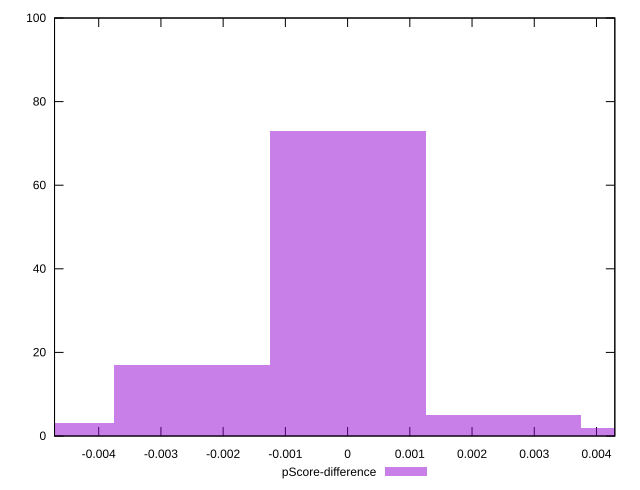

This figure's gnuplot source:
reset

$pScoreDifference <<EOF
-0.0025048696604724253 17
-0.005009739320944851 3
0 73
0.0025048696604724253 5
0.005009739320944851 2
EOF

set key outside below
set boxwidth 0.0025048696604724253
set xrange [-0.004709956350092748:0.004294733694985897]
set yrange [0:100]
set trange [0:100]
set style fill transparent solid 0.5 noborder
set terminal svg size 640, 490 enhanced background rgb 'white'
set output "report_00019_2021-02-10T18-14-37.922Z//mainthread-work-breakdown/samples/pages+cached+noadtech/pScore-difference/histogram.svg"

plot $pScoreDifference title "pScore-difference" with boxes

reset
